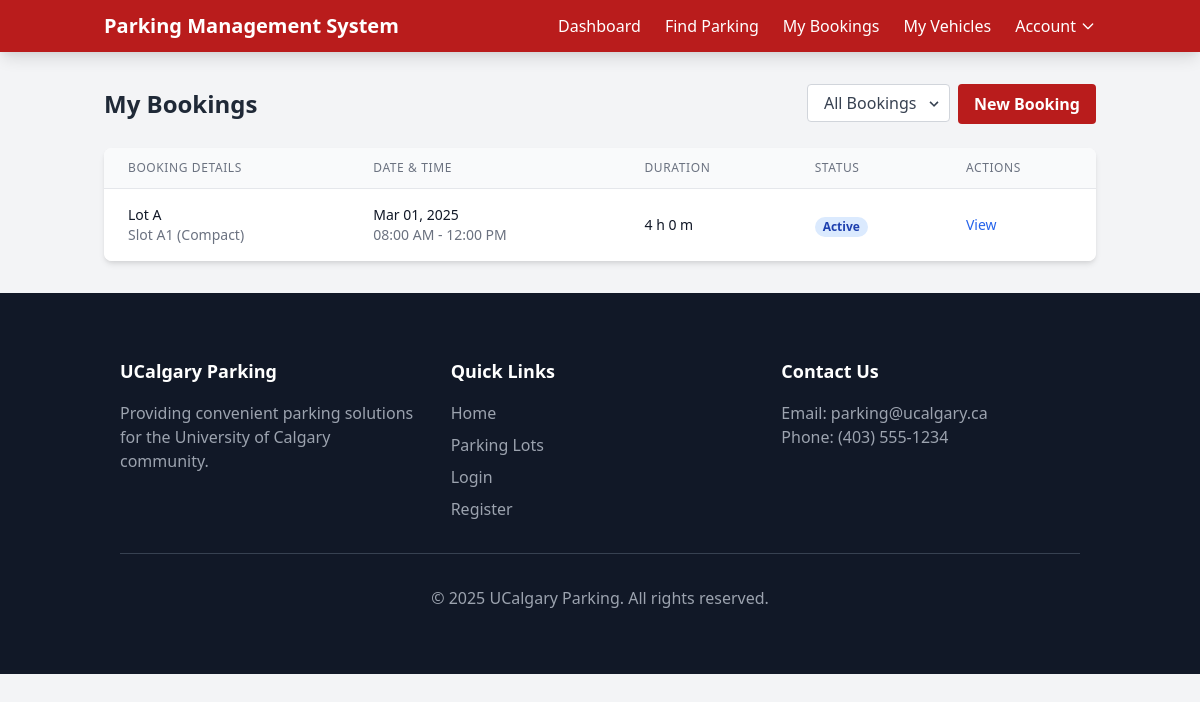
The app's page /my-bookings.php (signed in), older data.
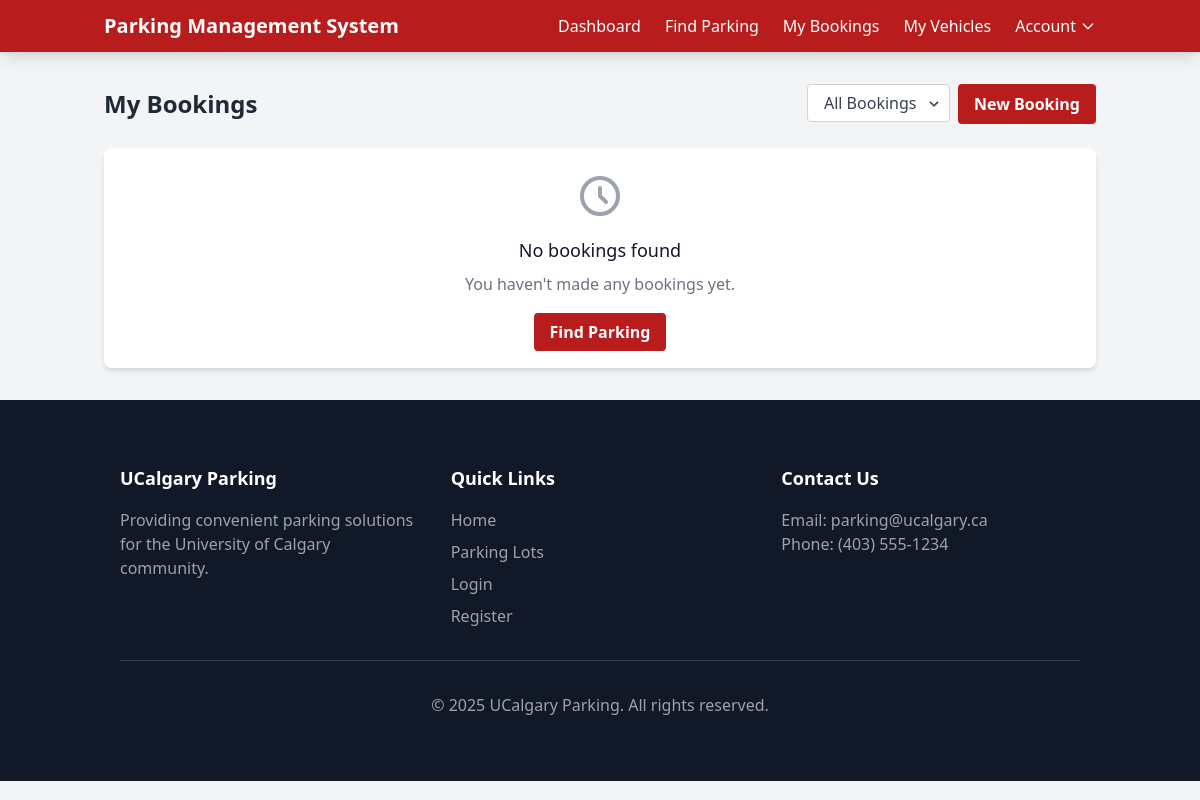
The same page, newer data.
### tables this page shows
CREATE TABLE bookings (
    booking_id INT AUTO_INCREMENT PRIMARY KEY,
    customer_id INT NOT NULL,
    vehicle_id INT NOT NULL,
    slot_id INT NOT NULL,
    start_time DATETIME NOT NULL,
    end_time DATETIME NOT NULL,
    status ENUM('Active','Completed','Cancelled') NOT NULL DEFAULT 'Active',
    FOREIGN KEY (customer_id) REFERENCES customers(user_id) ON DELETE CASCADE,
    FOREIGN KEY (slot_id) REFERENCES parking_slots(slot_id) ON DELETE CASCADE,
    FOREIGN KEY (vehicle_id) REFERENCES vehicles(vehicle_id) ON DELETE CASCADE
);

CREATE TABLE parking_lots (
    lot_id INT AUTO_INCREMENT PRIMARY KEY,
    name VARCHAR(100) NOT NULL,
    location VARCHAR(255),
    total_slots INT NOT NULL
);

CREATE TABLE parking_slots (
    slot_id INT AUTO_INCREMENT PRIMARY KEY,
    lot_id INT NOT NULL,
    slot_number VARCHAR(10) NOT NULL,
    status ENUM('Available','Occupied','Reserved') NOT NULL DEFAULT 'Available',
    type ENUM('Compact','Large','Handicapped') NOT NULL,
    hourly_rate DECIMAL(10,2) NOT NULL,
    FOREIGN KEY (lot_id) REFERENCES parking_lots(lot_id) ON DELETE CASCADE
);

### src/includes/db.php (called while the page is built, shortened)
<?php
class Database {
    private $host = "localhost";
    private $user = "root";
    private $pass = "";
    private $dbname = "parking_management";
    private $conn;
    public function __construct() {
        try {
            $this->conn = new PDO("mysql:host={$this->host};dbname={$this->dbname}", $this->user, $this->pass);
            $this->conn->setAttribute(PDO::ATTR_ERRMODE, PDO::ERRMODE_EXCEPTION);
            $this->conn->setAttribute(PDO::ATTR_DEFAULT_FETCH_MODE, PDO::FETCH_ASSOC);
        } catch(PDOException $e) {
            error_log("Database connection failed: " . $e->getMessage());
            die("Database connection failed. Please check your configuration.");
        }
    }
    public function query($sql, $params = []) {
        $stmt = $this->conn->prepare($sql);
        $stmt->execute($params);
        return $stmt;
    }
}

### src/includes/functions.php (called while the page is built, shortened)
<?php
function calculateDuration($start, $end) {
    $startTime = new DateTime($start);
    $endTime = new DateTime($end);
    $interval = $startTime->diff($endTime);
    $hours = $interval->h + ($interval->days * 24);
    $minutes = $interval->i;
    return [
        'hours' => $hours,
        'minutes' => $minutes,
        'total_minutes' => ($hours * 60) + $minutes
    ];
}
function formatDate($date, $format = 'M d, Y h:i A') {
    return date($format, strtotime($date));
}
?>

### src/my-bookings.php (the view, shortened to what the changed rows need)
<?php
require_once 'includes/db.php';
require_once 'includes/functions.php';
$user_id = $_SESSION['user_id'];
$db = new Database();
$page = isset($_GET['page']) ? max(1, intval($_GET['page'])) : 1;
$perPage = 10;
$offset = ($page - 1) * $perPage;
$statusFilter = isset($_GET['status']) ? sanitize($_GET['status']) : 'all';
$statusWhere = $statusFilter !== 'all' ? "AND b.status = '{$statusFilter}'" : "";
$query = "SELECT b.*, ps.slot_number, pl.name AS lot_name, ps.type AS slot_type
         FROM bookings b
         JOIN parking_slots ps ON b.slot_id = ps.slot_id
         JOIN parking_lots pl ON ps.lot_id = pl.lot_id
         WHERE b.customer_id = ? {$statusWhere}
         ORDER BY b.start_time DESC
         LIMIT {$perPage} OFFSET {$offset}";
$bookings = $db->query($query, [$user_id])->fetchAll();
?>
<!DOCTYPE html>
<html lang="en">
<head>
    <link href="https://cdn.jsdelivr.net/npm/tailwindcss@2.2.19/dist/tailwind.min.css" rel="stylesheet">
    <link rel="stylesheet" href="assets/css/styles.css">
</head>
<body class="bg-gray-100 font-sans">
    <div class="container mx-auto px-4 py-8">
        <div class="max-w-6xl mx-auto">
            <div class="flex flex-col md:flex-row justify-between items-start md:items-center mb-6">
                <h1 class="text-2xl font-bold text-gray-800 mb-4 md:mb-0">My Bookings</h1>
            </div>
            <div class="bg-white rounded-lg shadow-md overflow-hidden">
                <?php if (count($bookings) > 0): ?>
                    <div class="overflow-x-auto">
                        <table class="min-w-full divide-y divide-gray-200">
                            <thead class="bg-gray-50">
                                <tr>
                                    <th scope="col" class="px-6 py-3 text-left text-xs font-medium text-gray-500 uppercase tracking-wider">
                                        Booking Details
                                    </th>
                                    <th scope="col" class="px-6 py-3 text-left text-xs font-medium text-gray-500 uppercase tracking-wider">
                                        Date & Time
                                    </th>
                                    <th scope="col" class="px-6 py-3 text-left text-xs font-medium text-gray-500 uppercase tracking-wider">
                                        Duration
                                    </th>
                                    <th scope="col" class="px-6 py-3 text-left text-xs font-medium text-gray-500 uppercase tracking-wider">
                                        Status
                                    </th>
                                    <th scope="col" class="px-6 py-3 text-left text-xs font-medium text-gray-500 uppercase tracking-wider">
                                        Actions
                                    </th>
                                </tr>
                            </thead>
                            <tbody class="bg-white divide-y divide-gray-200">
                                <?php foreach ($bookings as $booking): ?>
                                    <?php
                                    $now = new DateTime();
                                    $startTime = new DateTime($booking['start_time']);
                                    $endTime = new DateTime($booking['end_time']);
                                    $isOngoing = ($now >= $startTime && $now <= $endTime && $booking['status'] === 'Active');
                                    $duration = calculateDuration($booking['start_time'], $booking['end_time']);
                                    ?>
                                    <tr class="<?php echo $isOngoing ? 'bg-blue-50' : ''; ?>">
                                        <td class="px-6 py-4">
                                            <div class="text-sm font-medium text-gray-900">
                                                <?php echo htmlspecialchars($booking['lot_name']); ?>
                                            </div>
                                            <div class="text-sm text-gray-500">
                                                Slot <?php echo htmlspecialchars($booking['slot_number']); ?> (<?php echo htmlspecialchars($booking['slot_type']); ?>)
                                            </div>
                                        </td>
                                        <td class="px-6 py-4 whitespace-nowrap">
                                            <div class="text-sm text-gray-900">
                                                <?php echo formatDate($booking['start_time'], 'M d, Y'); ?>
                                            </div>
                                            <div class="text-sm text-gray-500">
                                                <?php echo formatDate($booking['start_time'], 'h:i A'); ?> - <?php echo formatDate($booking['end_time'], 'h:i A'); ?>
                                            </div>
                                        </td>
                                        <td class="px-6 py-4 whitespace-nowrap">
                                            <div class="text-sm text-gray-900">
                                                <?php echo $duration['hours']; ?> h <?php echo $duration['minutes']; ?> m
                                            </div>
                                        </td>
                                        <td class="px-6 py-4 whitespace-nowrap">
                                            <span class="px-2 inline-flex text-xs leading-5 font-semibold rounded-full
                                                <?php
                                                switch($booking['status']) {
                                                    case 'Active': echo $isOngoing ? 'bg-green-100 text-green-800' : 'bg-blue-100 text-blue-800'; break;
                                                }
                                                ?>">
                                                <?php echo $isOngoing ? 'In Progress' : htmlspecialchars($booking['status']); ?>
                                            </span>
                                        </td>
                                        <td class="px-6 py-4 whitespace-nowrap text-sm font-medium">
                                            <a href="booking-details.php?id=<?php echo $booking['booking_id']; ?>" class="text-blue-600 hover:text-blue-900">
                                                View
                                            </a>
                                        </td>
                                    </tr>
                                <?php endforeach; ?>
                            </tbody>
                        </table>
                    </div>
                <?php else: ?>
                    <div class="p-6 text-center">
                        <svg class="mx-auto h-12 w-12 text-gray-400" fill="none" viewBox="0 0 24 24" stroke="currentColor">
                            <path stroke-linecap="round" stroke-linejoin="round" stroke-width="2" d="M12 8v4l3 3m6-3a9 9 0 11-18 0 9 9 0 0118 0z" />
                        </svg>
                        <h3 class="mt-4 text-lg font-medium text-gray-900">No bookings found</h3>
                        <p class="mt-2 text-gray-500">
                            <?php if ($statusFilter !== 'all'): ?>
                                No <?php echo strtolower($statusFilter); ?> bookings found. Try changing the filter or create a new booking.
                            <?php else: ?>
                                You haven't made any bookings yet.
                            <?php endif; ?>
                        </p>
                        <div class="mt-6">
                            <a href="find-parking.php" class="bg-red-700 hover:bg-red-800 text-white font-bold py-2 px-4 rounded">
                                Find Parking
                            </a>
                        </div>
                    </div>
                <?php endif; ?>
            </div>
        </div>
    </div>
</body>
</html>

Row changes from the older to the newer data that the page shows:
removed bookings: parking_lots.name "Lot A", slot.slot_number "A1", slot.type "Compact", start_time "Mar 01, 2025", start_time "08:00 AM", end_time "12:00 PM", hours "4", minutes "0", status "Active"
Text that changed along with them:
text no longer shown: "BOOKING DETAILS DATE & TIME DURATION STATUS ACTIONS"
text now shown: "No bookings found You haven't made any bookings yet. Find Parking"
